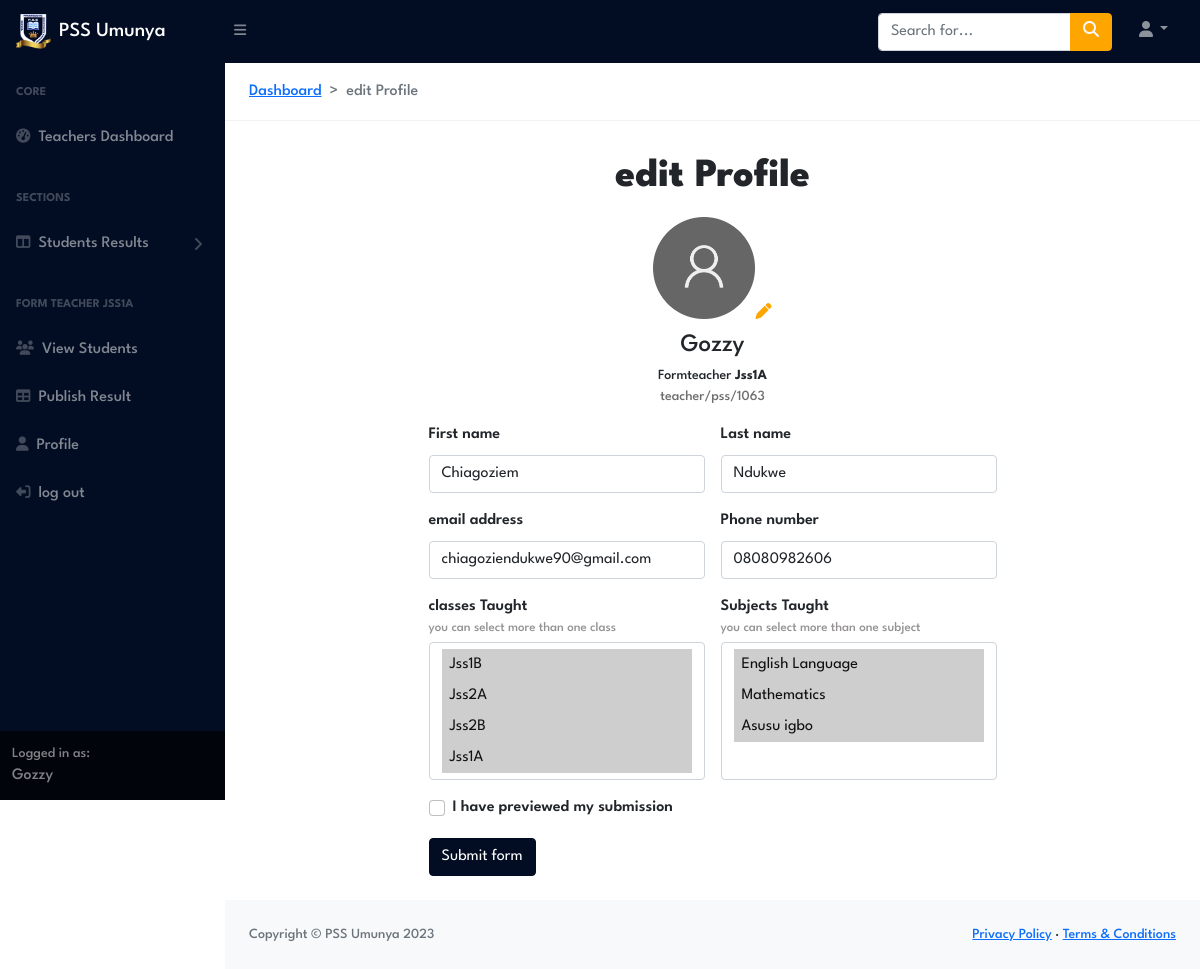
Page /TeachersPortal/1/profile/ (signed in) on the committed database.
### TeachersPortal/models.py (models this page shows, shortened)
class Teacher(models.Model):
	user = models.OneToOneField(User, on_delete=models.CASCADE, blank=True, null=True)
	FirstName= models.CharField(max_length= 200, blank=False, default='None')
	LastName= models.CharField(max_length= 200, blank=False, default='None')
	Phone_number= models.CharField(max_length= 200, blank=True)
	Email= models.EmailField(max_length= 200, blank=True)
	teachers_id=models.CharField(max_length= 200, blank=True)
	Role= models.CharField(max_length= 200, blank=True , default="Teacher",choices=ROLE_CHOICES )
	subjects_taught=models.ManyToManyField(Subject ,blank=True,related_name='assigned_subjects')
	classes_taught=models.ManyToManyField(Class,blank=True,related_name='assigned_classes')
	classFormed = models.ForeignKey(Class,on_delete=models.CASCADE, blank=True, null=True )
	Headshot=models.ImageField(upload_to='assets/TeachersProfileimages', blank=True)
	@property
	def profileimageURL(self):
		try:
			url= self.Headshot.url
		except:
			url=""
		return url

### StudentsPortal/models.py (models this page shows, shortened)
class Class(models.Model):
	Class=models.CharField(max_length=10, blank=True)
	def __str__(self):
		return str(self.Class)

class Subject(models.Model):
	subject_code = models.CharField(max_length=100)
	subject_name = models.CharField(max_length=100)

### TeachersPortal/views/views.py (the view)
# urls.py: path('<int:id>/profile/', profile_view , name='profile'),
@login_required
def profile_view(request,id):
    teacher = Teacher.objects.get(id=id)
    classes=Class.objects.all()
    subjects=Subject.objects.all()
    form = TeacherForm(instance=teacher)
    if request.method == 'POST':
        form = TeacherForm(request.POST, instance=teacher)
        if form.is_valid():
            form.save()
            return redirect('TeachersPortal:Teachers_dashboard')
    context={
        'teacher': teacher,
        'classes':classes,
        'subjects':subjects,
        'form':form
    }
    return render(request,'editprofile.html',context)

### TeachersPortal/forms.py
class TeacherForm(forms.ModelForm):
    class Meta:
        model = Teacher
        exclude = ['user','teachers_id','Role','classFormed']

### TeachersPortal/templates/editprofile.html (shortened to what this page needs)
{% extends 'Teachers_navbar.html' %}
{% load static %}
{% block content%}
<section class="pt-4  ">
     <nav class="ms-4" style="--bs-breadcrumb-divider: '>';" aria-label="breadcrumb">
        <ol class="breadcrumb">
        <li class="breadcrumb-item"><a href="{% url 'TeachersPortal:Teachers_dashboard' %}">Dashboard</a></li>
        <li class="breadcrumb-item active" aria-current="page">edit Profile</li>
        </ol>
    </nav>
    <hr>
    <div class="d-flex align-items-center flex-column px-md-5 px-2">
         <div class="text-center mb-2">
                <h1 class="mt-3">edit Profile</h1>
        </div>
        <div class="form-container  d-flex flex-column align-items-center ">
            <div class="Accountdetails mb-3 d-flex flex-column align-items-center">
                {% if teacher.profileimageURL == '' %}
                <div class="profile-image-wapper">
                    <img src="{% static 'images/profile-default.png' %}" alt="" class="profile-image">
                    <i class="fa-solid fa-pen" style="color: orange;"></i>
                </div>
                {% else %}
                <div class="profile-image-wapper">
                    <img src="{{teacher.profileimageURL}}" alt="" class="profile-image">
                </div>
                {% endif %}
                <div class="username mt-2">
                    {{ teacher.user.username }}
                </div>
                <span class="small" style="font-weight: 500;">{{ teacher.Role }} {% if teacher.classFormed != None %}<strong>{{ teacher.classFormed }}</strong>{% endif %}</span>
                <span class="small" style="color:#6e6e6e">{{ teacher.teachers_id }}</span>
            </div>
            <form action="{% url 'TeachersPortal:profile' id=teacher.id %}" method ="post" class=" needs-validation" novalidate>
                <div class="row g-3 px-3">
                <div class="col-md-6">
                    <label for="validationCustom01" class="form-label">First name</label>
                    <input type="text" name="FirstName" value="{{ teacher.FirstName }}" class="form-control" id="validationCustom01" placeholder="example: john" required >
                </div>
            <div class="col-md-6">
                <label for="validationCustom01" class="form-label">Last name</label>
                <input type="text" name="LastName" value="{{ teacher.LastName }}" class="form-control" id="validationCustom01" placeholder="example: Doe" required>
            </div>
                <div class="col-md-6">
                    <label for="validationCustom03" class="form-label">email address</label>
                    <input type="email" name="Email" value="{{ teacher.Email }}" class="form-control" id="validationCustom03" placeholder="enter your email address">
                </div>
                <div class="col-md-6">
                    <label for="validationCustom04" class="form-label">Phone number</label>
                    <input type="number" name="Phone_number" value="{{ teacher.Phone_number }}" class="form-control" id="validationCustom04" placeholder="enter your phone number" required>
                </div>
                <div class="col-md-6">
                    <label for="validationCustom06" class="form-label mb-0">classes Taught</label>
                    <div class="helptext mb-1">you can select more than one class</div>
                    <select name="classes_taught" class="form-select" multiple aria-label="Multiple select example" size="4" id="validationCustom06" required>
                        {% for class in classes %}
                        <option value="{{ class.id }}" {% if class in teacher.classes_taught.all %} selected {% endif %}  class="p-2">{{ class.Class }}
                        </option>
                        {% endfor %}
                    </select>
                </div>
                <div class="col-md-6">
                    <label for="validationCustom07" class="form-label mb-0">Subjects Taught</label>
                    <div class="helptext mb-1">you can select more than one subject</div>
                    <select name="subjects_taught" class="form-select" multiple aria-label="Multiple select example" size="4" id="validationCustom07" required>
                        {% for subject in subjects %}
                        <option value="{{ subject.id }}" {% if subject in teacher.subjects_taught.all %} selected {% endif %} class="p-2">{{ subject.subject_name }}
                        </option>
                        {% endfor %}
                    </select>
                </div>
                <div class="col-12">
                    <div class="form-check">
                        <input class="form-check-input" type="checkbox" value="" id="invalidCheck" required>
                        <label class="form-check-label" for="invalidCheck">
                            I have previewed my submission
                        </label>
                    </div>
                </div>
                <div class="col-12 mb-4">
                    <button class="btn btn-primary" type="submit">Submit form</button>
                </div>
                </div>
            </form>
        </div>
    </div>
</section>
{% endblock %}

### templates/Teachers_navbar.html (shortened to what this page needs)
{% load static %}
<!DOCTYPE html>
<html lang="en">
<head>
    <link rel="stylesheet" href="https://cdnjs.cloudflare.com/ajax/libs/animate.css/4.1.1/animate.min.css" />
    <link href="https://cdn.jsdelivr.net/npm/bootstrap@5.0.2/dist/css/bootstrap.min.css" rel="stylesheet"
>
    <link href="https://cdn.jsdelivr.net/npm/simple-datatables@latest/dist/style.css" rel="stylesheet" />
    <link rel="stylesheet" href="https://cdn.jsdelivr.net/npm/bootstrap-icons@1.5.0/font/bootstrap-icons.css">
    <link rel="stylesheet" href="https://cdnjs.cloudflare.com/ajax/libs/font-awesome/5.12.1/css/all.min.css" />
    <link rel="stylesheet" href="https://cdnjs.cloudflare.com/ajax/libs/font-awesome/6.1.1/css/all.min.css" />
    <link href="https://cdn.jsdelivr.net/npm/simple-datatables@latest/dist/style.css" rel="stylesheet" />
    <link rel="stylesheet" href="https://use.typekit.net/oov2wcw.css">
    <link href="{% static 'css/Teachers_portal/styles.css' %}" rel="stylesheet" />
    <link rel="stylesheet" href="{% static 'css/Teachers_portal/Teachers_portal.css' %}">
</head>
<body class="sb-nav-fixed">
    <nav class="sb-topnav navbar navbar-expand navbar-dark bg-dark">
        <a class="navbar-brand ps-3" href="{% url 'TeachersPortal:Teachers_dashboard' %}"><img src="{% static 'images/PSS Logo.png' %}" alt="..."
                    class="brand_image img-fluid me-2">PSS Umunya</a>
        <button class="btn btn-link btn-sm order-1 order-lg-0 me-4 me-lg-0" id="sidebarToggle" href="#!"><i
                class="fas fa-bars"></i></button>
        <form class="d-none d-md-inline-block form-inline ms-auto me-0 me-md-3 my-3 my-md-4">
            <div class="input-group">
                <input class="form-control" type="text" placeholder="Search for..." aria-label="Search for..."
                    aria-describedby="btnNavbarSearch" />
                <button class="btn btn-warning text-light " id="btnNavbarSearch" type="button"><i
                        class="fas fa-search"></i></button>
            </div>
        </form>
        <ul class="navbar-nav ms-auto ms-md-0 me-3 me-lg-4">
            <li class="nav-item dropdown">
                <a class="nav-link dropdown-toggle" id="navbarDropdown" href="#" role="button" data-bs-toggle="dropdown"
                    aria-expanded="false"><i class="fas fa-user fa-fw"></i></a>
            </li>
        </ul>
    </nav>
    <div id="layoutSidenav">
        <div id="layoutSidenav_nav">
            <nav class="sb-sidenav accordion sb-sidenav-dark" id="sidenavAccordion">
                <div class="sb-sidenav-menu">
                    <div class="nav">
                        <div class="sb-sidenav-menu-heading">Core</div>
                        <a class="nav-link" href="{% url 'TeachersPortal:Teachers_dashboard' %}">
                            <div class="sb-nav-link-icon"><i class="fas fa-tachometer-alt"></i></div>
                            Teachers Dashboard
                        </a>
                        <div class="sb-sidenav-menu-heading">SECTIONS</div>
                        <a class="nav-link collapsed" href="#" data-bs-toggle="collapse"
                            data-bs-target="#collapseLayouts" aria-expanded="false" aria-controls="collapseLayouts">
                            <div class="sb-nav-link-icon"><i class="fas fa-columns"></i></div>
                            Students Results
                            <div class="sb-sidenav-collapse-arrow"><i class="fas fa-angle-down"></i></div>
                        </a>
                        {% if request.user.teacher.Role == 'Formteacher' %}
                        <div class="sb-sidenav-menu-heading">FORM TEACHER {{ request.user.teacher.classFormed }}</div>
                        <a class="nav-link" href="{% url 'TeachersPortal:Students' Classname=request.user.teacher.classFormed %}">
                            <div class="sb-nav-link-icon"><i class="fa-solid fa-users"></i></div>
                            View Students
                        </a>
                        <a class="nav-link" href="{% url 'TeachersPortal:PublishResults' Classname=request.user.teacher.classFormed %}">
                            <div class="sb-nav-link-icon"><i class="fas fa-table"></i></i></div>
                            Publish Result
                        </a>
                        {% endif %}
                        <a class="nav-link" href="{% url 'TeachersPortal:profile' id=request.user.teacher.id %}">
                            <div class="sb-nav-link-icon"><i class="fas fa-solid fa-user"></i></div>
                             Profile
                        </a>
                        <a class="nav-link" href="{% url 'Accounts:logout'  %}">
                            <div class="sb-nav-link-icon"><i class="fas fa-solid fa-right-from-bracket fa-flip-horizontal"></i></div>
                            log out
                        </a>
                    </div>
                </div>
                <div class="sb-sidenav-footer">
                    <div class="small">Logged in as:</div>
                    {{ request.user }}
                </div>
            </nav>
        </div>
        <div id="layoutSidenav_content">
            <main>
            {% block content%}
            {% endblock %}
            </main>
            <footer class="py-4 bg-light mt-auto">
                <div class="container-fluid px-4">
                    <div class="d-flex align-items-center justify-content-between small">
                        <div class="text-muted">Copyright &copy; PSS Umunya 2023</div>
                        <div>
                            <a href="#">Privacy Policy</a>
                            &middot;
                            <a href="#">Terms &amp; Conditions</a>
                        </div>
                    </div>
                </div>
            </footer>
        </div>
    </div>
</body>
</html>

### assets/css/Teachers_portal/Teachers_portal.css (style rules this page uses)
.form-container { box-shadow: 0px 4px 52px 4px rgb(2 8 10 / -2%); border-radius: 20px 20px 20px 20px; max-width: 600px; }
label { font-weight: 600; }
.helptext { font-size: small; color: #949292; }
.profile-image-wapper { display: flex; align-items: flex-end; justify-content: center; width: 102px; height: 102px; border-radius: 50%; }
.profile-image-wapper img { width: 100%; height: 100%; object-fit: cover; object-position: top; }
.username { font-size: 25px; }
.brand_image { object-fit: cover; width: 35px; height: 35px; }

### rows in the picture
Teacher: user.username "Gozzy", Role "Formteacher", classFormed "Jss1A", teachers_id "teacher/pss/1063", FirstName "Chiagoziem", LastName "Ndukwe", Email "chiagoziendukwe90@gmail.com", Phone_number "08080982606", classes_taught "Jss1B ☑ / Jss2A ☑ / Jss2B ☑ / Jss1A ☑", subjects_taught "English Language ☑ / Mathematics ☑ / Asusu igbo ☑"

### other values in the picture
{{ request.user.teacher.classFormed }} "JSS1A"
{{ request.user }} "Gozzy"
